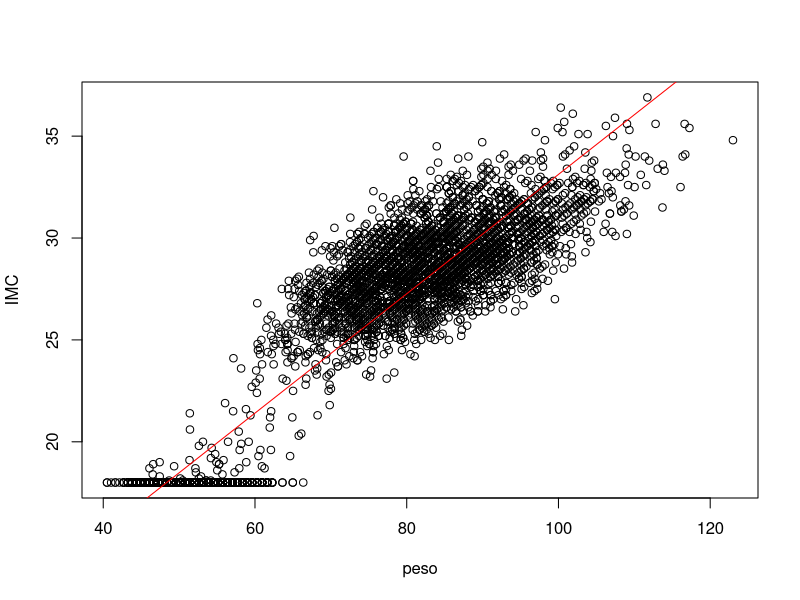
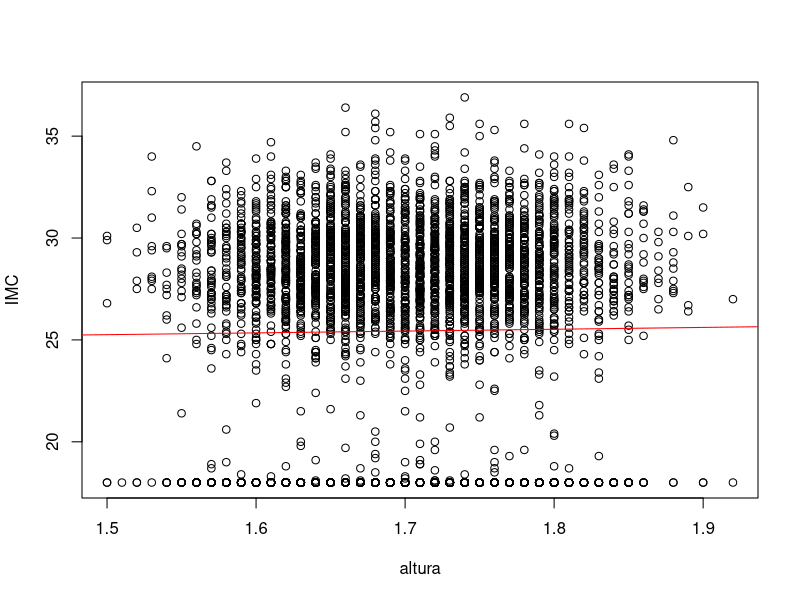
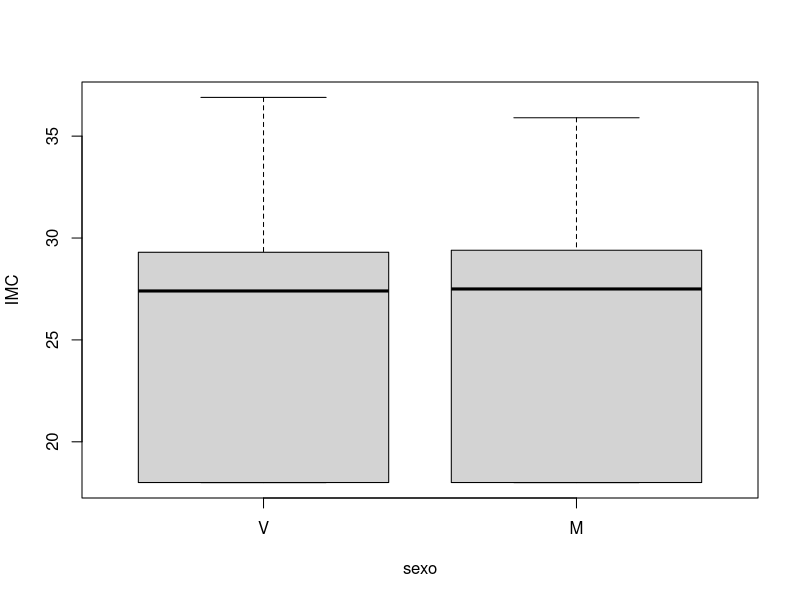
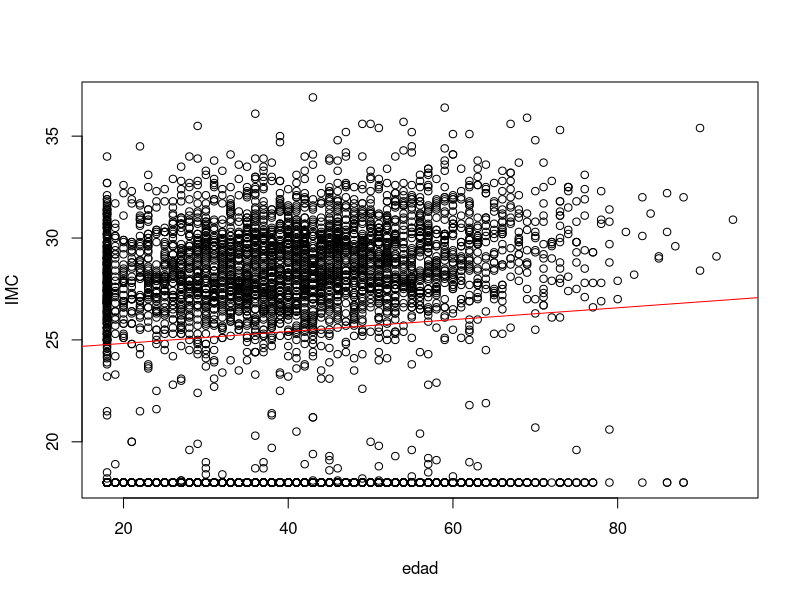
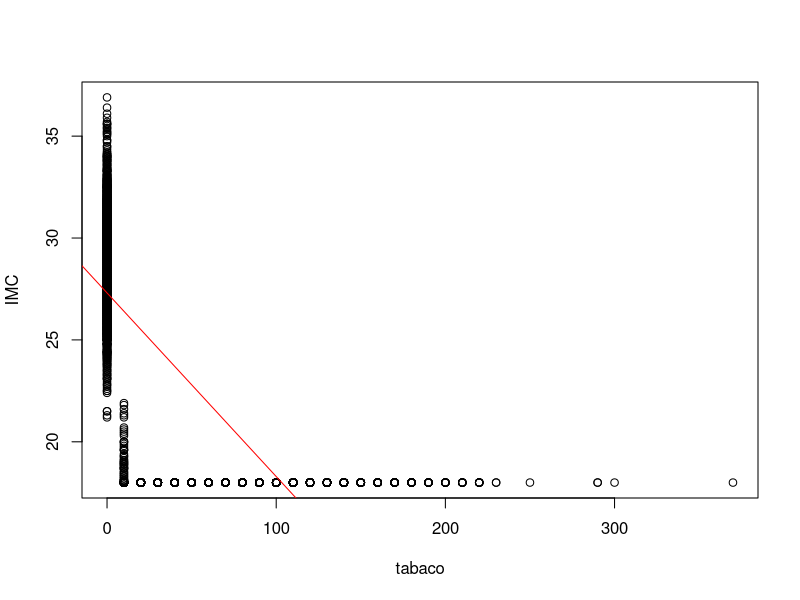
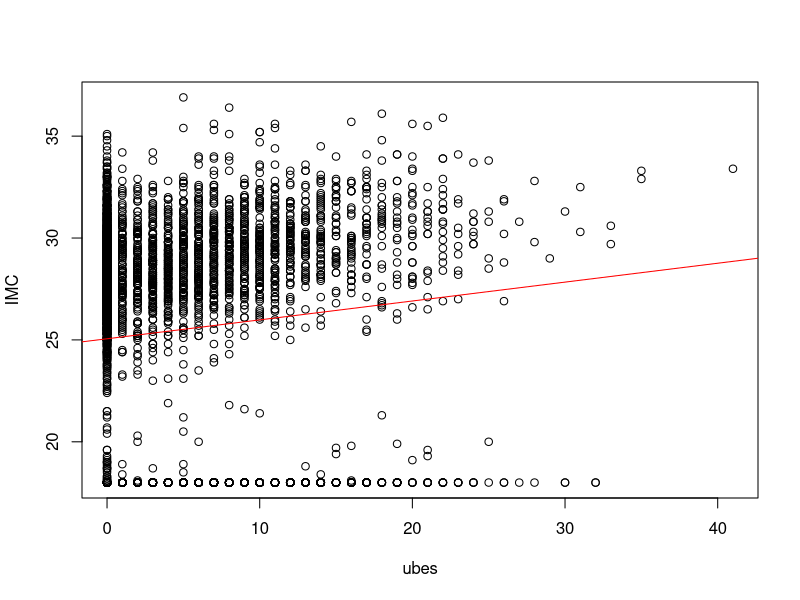
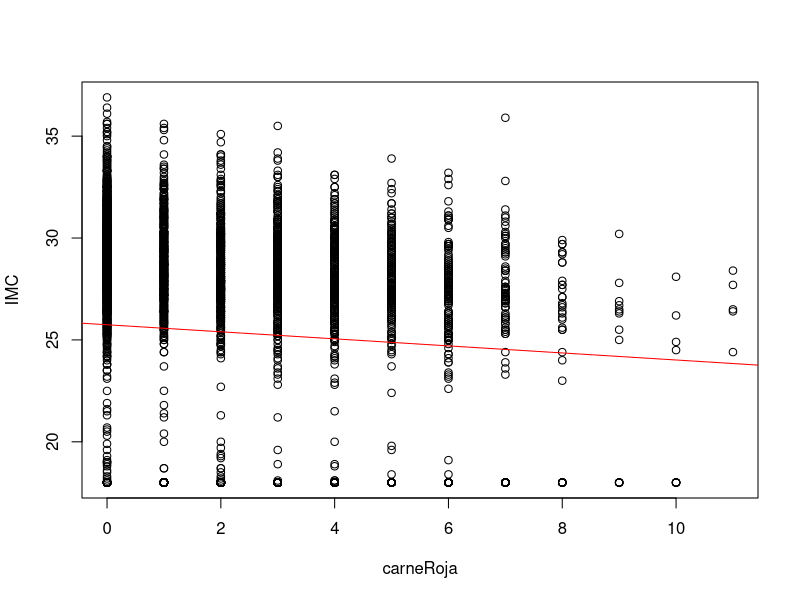
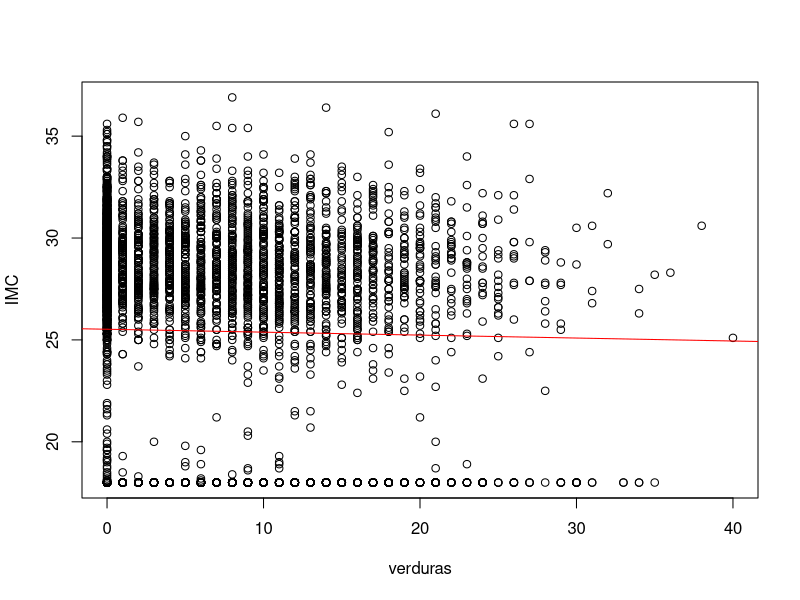

Generate these figures, in order, with R:
# Importamos la libreria que utilizaremos para crear un tibble. Este es similar
# a read.csv pero añade nuevas funcionalidades.

library(tidyverse)
library(readr)
library(purrr)

# Añado mi directorio como ruta del trabajo
setwd("~/Universidad/Estadistica/Trabajo R")

# Para cargar el fichero usamos read_csv dando como parametros el nombre del archivo y col_types. Este último nos permite definir el tipo
# de dato que representa cada columno. En este caso hay algunas columnas que no representan datos numéricos sino que son datos
# cualitativos. A todos estos les pongo la propiedad col_factor(). Por ejemplo sexo representa un factor de dos niveles.

data <- read_csv("21425.csv", col_types=cols(.default=col_double(), sexo=col_factor(),
                                             dietaEsp=col_factor(), nivEstPad=col_factor(),
                                             nivEstudios=col_factor(), nivIngresos=col_factor()))

# Añadimos la columna IMC la cual representa el indice de masa corporal de cada individuo.

data$IMC <- data$peso/data$altura^2


# Eliminamos las filas que contengan algún NA en sus columnas. Este método omite todas las filas con algún NA.

data <- na.omit(data)

# Calculamos la media de todas las columnas numéricas.
# Para ello creamos un nuevo dataframe que filtre aquellas columnas que solo sean numéricas haciendo uso de la funcion keep
# importada de purrr

dfNumerico <- keep(data,is.numeric)
medias <- map_dbl(dfNumerico, mean)
medias
# Calculamos la desviación tipica de cada columna numérica. Para ello partimos del df procesado con datos numéricos.
# "%>%" Nos permite pasar el resultado del calculo anterior a el como parametro al cálculo siguiente.
# De esta forma con el método summarise_all calcula lo definido en la función para todas las columnas del dataframe.
# Esto devuelve un dataframe que convertimos en un vector de resultados utilizando map_dbl y esta funcion específica.

desvTipicas <- dfNumerico %>% 
  summarise_all(function(x) sqrt(mean(x^2) - mean(x)^2)) %>%
  map_dbl(function(x) x)

# Calculamos los coeficientes de regresion y el coeficiente de determinación
# para las 12 regresiones lineales unidimensionales.

varPredictorias <- names(data[3:14])
varPredictorias
# Creo una funcion para calcular los ceficientes de regresión haciendo uso de la función lm y summary para obtener un resumen de
# las principales propiedades.

coefRegresion <- function(df,y,x){
  modelo <- lm(y ~ x, df)
  summary(modelo)$coefficients[2]
}

# Creo una función para obtener el R2 del modelo.

calcR2 <- function(df,y,x){
  modelo <- lm(y ~ x, df)
  summary(modelo)$r.squared
}

# Haciendo uso de map_dbl puedo calcular una funcion para cada  elemento de un vector
# siendo este el dado como parametro .x
# Es este caso calculo el coeficiente de regresión para todos los valores del vector
# varPredictorias y los guardo en un vector llamado coeficientes.

coeficientes <- map_dbl(varPredictorias, ~ coefRegresion(data,data$IMC, data[[.]]))
coeficientes
# De igual forma calculamos el R2 de cada valor del vector varPredictorias.

valoresR2 <- map_dbl(varPredictorias, ~ calcR2(data,data$IMC, data[[.]]))
valoresR2
# Creamos una función que nos devuelva una lista con el nombre de las variables
# "x", "y" y el modelo. esta lista la utilizremos para crear los plots con mayor facilidad

linearAdjust <- function(df, y, x) {
  list(x=x, y=y, mod=lm(str_c(y, "~", x), df))
}

# Creamos una función para crear el plot o el boxplot correspondiente y guardarlo
# en la ubicación definida.
# Si el valor del elemento es numérico se realizará un plot. En otro caso un boxplot.
# abline crea una recta en el plot que representa la recta de regresión.

dibujarModelos <- function(mod) {
  jpeg(str_c("./Imagenes/", mod$x, ".jpeg"))
  
  if (is.numeric(data[[mod$x]])) {
    plot(data[[mod$x]], data[[mod$y]], xlab=mod$x, ylab=mod$y)
    abline(mod$mod, col="red")  
  }else{
    boxplot(formula=data[[mod$y]] ~ data[[mod$x]], xlab=mod$x, ylab=mod$y)
  }
  
  dev.off()
}

# A continuación utilizamos un map para realizar la funcion linearAdjust a todos
# las columnas del dataframe.

mods <- names(data) %>% map(~linearAdjust(data, "IMC", .))

# Utilizando el metodo walk para generar los graficos. Creo la carpeta imagenes
# en caso de no estarlo.
dir.create("Imagenes")
mods %>% walk(dibujarModelos)

# Separamos el dataframe en 3 sets distintos. Entrenamiento, test y validacion.
# Para ello creo una función que tome como parametros el dataframe y los porcentajes
# Haciendo uso de sample y setdiff creo muestras del dataframe con la longitud indicada.
# Por ultimo guardo los 3 subsets en una lista.

separarSets <- function(df, p1, p2) {
  rDf <- 1:nrow(df)
  rTrain <- sample(rDf, p1 * length(rDf))
  rResto  <- setdiff(rDf, rTrain)
  rTest <- sample(rResto, p2*length(rDf))
  rValid <- setdiff(rResto, rTest)
  
  list(train=df[rTrain,], test=df[rTest,], valid=df[rValid,])  
}

setsSeparados <- separarSets(data,.6,.2)

# Buscamos cual de las 12 variables es la que mejor explica la variable IMC. Para ello
# creamos una funcion que calcule el el R2 ajustado

calcR2ajst <- function(df, mod, y) {
  MSE <- mean((df[[y]] - predict.lm(mod, df)) ^ 2)
  varY <- mean(df[[y]] ^ 2) - mean(df[[y]]) ^ 2
  R2 <- 1 - MSE / varY
  ajR2 <- 1 - (1- R2) * (nrow(df) - 1) / (nrow(df) - mod$rank)
  ajR2
}

# Calculamos el coeficiente de determinación 

calcModR2 <- function(dfTrain, dfTest, y, x) {
  mod <- linearAdjust(dfTrain, y, x)
  calcR2ajst(dfTest, mod$mod, y)
}

# Calculamos los R2 ajustados de cada una de las variables. Estás determinarán como de
# dependientes son las variables. Aquella con el valor más alto, será la más relaciada.

AjstR2 <- varPredictorias %>%
  map_dbl(calcModR2,dfTrain=setsSeparados$train,dfTest=setsSeparados$test,y="IMC")

#Aquí calculamos la mejor variable que explique el IMC

x <- which.max(AjstR2)
mejorVar <- varPredictorias[x]

# La mejor variable y su valor:

mejorVar
AjstR2[x]

# Creamos una función para calcular el mejor ajuste

encontrarMejorAjuste <- function(dfTrain, dfTest, varPos) {
  bestVars <- character(0)
  aR2      <- 0
  
  repeat {
    aR2v <- map_dbl(varPos, ~calcModR2(dfTrain, dfTest, "IMC", c(bestVars, .)))
    i    <- which.max(aR2v)
    aR2M <- aR2v[i]
    if (aR2M <= aR2) break
    
    cat(sprintf("%1.4f %s\n", aR2M, varPos[i]))
    aR2 <- aR2M
    bestVars <- c(bestVars, varPos[i])
    varPos   <- varPos[-i]
  }
  
  mod <- linearAdjust(dfTrain, "IMC", bestVars)
  
  list(vars=bestVars, mod=mod)
}

mejorAjuste <- encontrarMejorAjuste(setsSeparados$train, setsSeparados$test, varPredictorias)
mejorMod <- mejorAjuste$mod$mod
calcR2ajst(setsSeparados$valid, mejorMod, "IMC")

# Leemos el dataframe eval

dfEval <- read_csv("eval.csv")

# Para predecir las nueva variable IMC utilizaremos predict.lm
# Creamos la nueva columna con los valores.
# Calculamos el peso en función a la altura y al nuevo IMC. 

dfEval["IMC"] <- predict.lm(mejorMod, dfEval)
dfEval["Peso"] <- dfEval$IMC*dfEval$altura^2

# Guardamos en el archivo evalX el dataframe dfEval

write.csv(dfEval, "evalX.csv", row.names = FALSE)